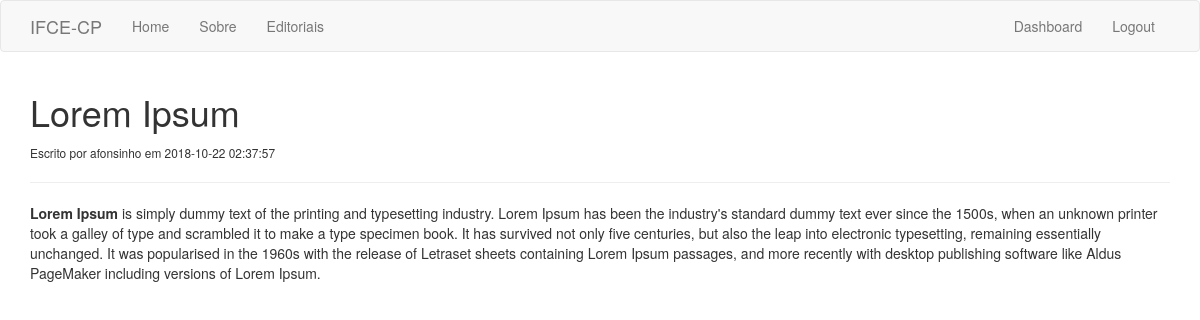
Page /editorial/1/ (signed in) on the committed database.
### tables this page shows
CREATE TABLE editorials(
       id INTEGER NOT NULL PRIMARY KEY AUTOINCREMENT,
       title VARCHAR(255), 
       author VARCHAR(100),
       body TEXT,
       create_date TIMESTAMP DEFAULT CURRENT_TIMESTAMP);

### app.py (the view)
@app.route('/editorial/<string:id>/')
def editorial(id):
    editorial = db.find_one("SELECT * FROM editorials WHERE id = '{}'".format(id))
    return render_template('editorial.html', editorial=editorial)

### db.py (called while the page is built)
    def find_one(self, sql):
        con = sqlite3.connect(self.path)
        cur = con.cursor()
        cur.execute(sql)
        data = cur.fetchone()
        con.commit()
        con.close()
        return data

### templates/editorial.html
{% extends 'layout.html' %}
{% block body %}
  <h1>{{editorial[1]}}</h1>
  <small>Escrito por {{editorial[2]}} em {{editorial[4]}}</small>
  <hr>
  <div>
  {{editorial[3] | safe}}
  </div>
{% endblock %}

### rows in the picture
editorials: title "Lorem Ipsum", author "afonsinho", create_date "2018-10-22 02:37:57", body "Lorem Ipsum is simply dummy text of the printing and typesetting industry. Lorem Ipsum has been the industry's standard dummy text ever since the 1500s, when an unknown printer took a galley of type and scrambled it to make a type specimen book. It has survived not only five centuries, but also the leap into electronic typesetting, remaining essentially unchanged. It was popularised in the 1960s with the release of Letraset sheets containing Lorem Ipsum passages, and more recently with desktop publishing software like Aldus PageMaker including versions of Lorem Ipsum."
